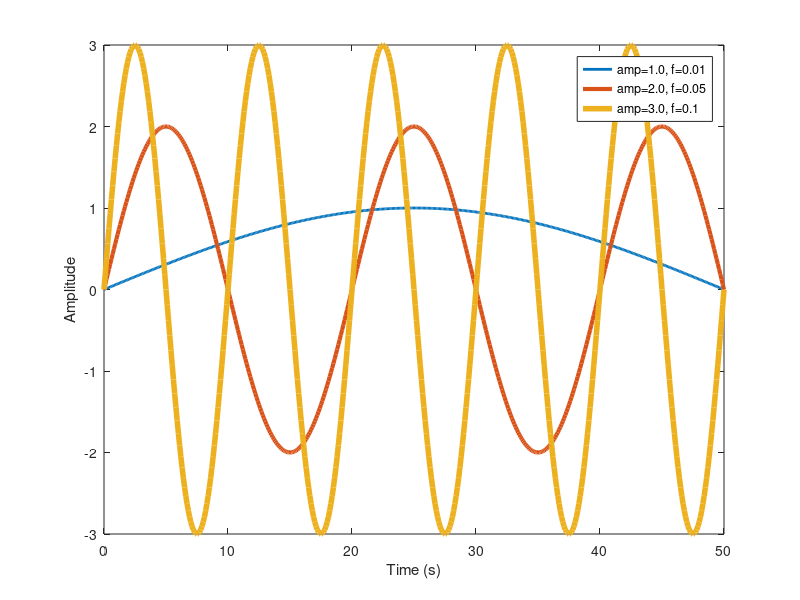

The MATLAB source for this figure: (Note: this script raises an error after producing the figure.)
%% Repetitive plotting with manual legend entry
clear all;
t = 0:0.1:50;
f = 0.01;
amp = 1.0;
y = amp*sin(2*pi*f*t);

figure;
plot(t, y, 'LineWidth', 2);
hold on;

f = 0.05;
amp = 2.0;
y = amp*sin(2*pi*f*t);
plot(t, y, 'LineWidth', 3);

t = 0:0.1:50;
f = 0.1;
amp = 3.0;
y = amp*sin(2*pi*f*t);
plot(t, y, 'LineWidth', 4);

xlabel('Time (s)');
ylabel('Amplitude');
legend('amp=1.0, f=0.01', 'amp=2.0, f=0.05', 'amp=3.0, f=0.1'); 
% The manual legend construction used above is common, but if you were to
% change the value of amp, or f for any of the 3 lines, or you changed the 
% order of the lines you would need to remember to change the legend too. 
improvePlot;

%% Using a for-loop and automatic legend entry
clear all;
t = 0:0.1:50;
fs = [0.01, 0.05, 0.1];           % Put the frequencies in order in an array
amps = [1.0, 2.0, 3.0];         % Put the amplitudes in order in an array
figure; hold on;

for i=1:length(fs)
    f = fs(i);                  % Take the i'th frequency
    amp = amps(i);              % Take the i'th amplitude
    y = amp*sin(2*pi*f*t);
    legend_entry = sprintf('amp=%.1f, f=%.1f', amp, f);
    % The sprintf function substitutes the variables you give it into a 
    % string according to the format you specify. Here, amp and f are 
    % substituted, in that order. Both variables are formated as floating 
    % point (decimal numbers) with 1 decimal place. The sprintf help entry 
    % has a comprehensive explanation of string formatting options in the
    % formatSpec section.
    plot(t, y, 'DisplayName', legend_entry, 'LineWidth', 1.5*i);
    % The line width changes automatically for each iteration of the loop
end

xlabel('Time (s)');
ylabel('Amplitude');
legend('show'); 
% The extra complication of sprintf makes the legend dynamic. If you add or
% change the value or order of frequencies or amplitudes, the legend will
% automatically handle it.
improvePlot;


    